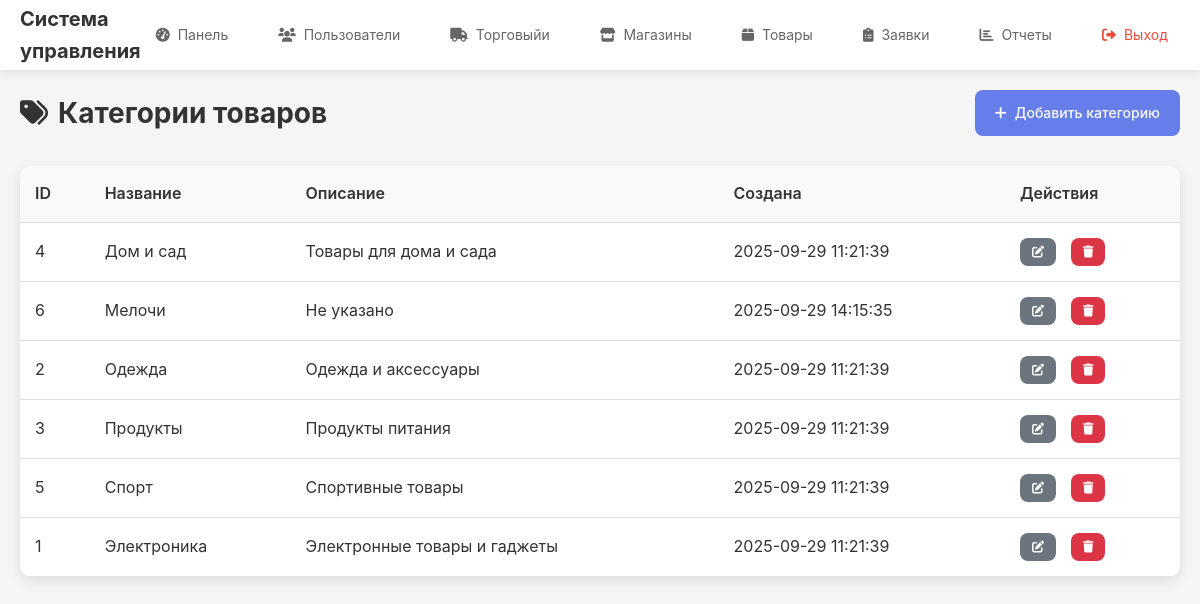
The app's page /admin/categories (signed in) with its own data.
### tables this page shows
CREATE TABLE categories (
            id INTEGER PRIMARY KEY AUTOINCREMENT,
            name TEXT NOT NULL,
            description TEXT,
            created_at TIMESTAMP DEFAULT CURRENT_TIMESTAMP,
            updated_at TIMESTAMP DEFAULT CURRENT_TIMESTAMP
        );

### app/routes/admin.py (the view)
@admin_bp.route('/categories')
@login_required
@admin_required
def categories():
    categories = Category.get_all()
    return render_template('admin/categories.html', categories=categories)

### app/models.py (called while the page is built)
def get_db() -> sqlite3.Connection:
    if 'db' not in g:
        database_path = current_app.config.get('DATABASE', 'app.db')
        g.db = sqlite3.connect(database_path)
        g.db.row_factory = sqlite3.Row
    return g.db

    @staticmethod
    def get_by_id(user_id: int) -> Optional['User']:
        db = get_db()
        user = db.execute(
            'SELECT * FROM users WHERE id = ?', (user_id,)
        ).fetchone()
        if user:
            return User(
                id=user['id'],
                email=user['email'],
                password=user['password'],
                role=user['role'],
                created_at=user['created_at'],
                updated_at=user['updated_at']
            )
        return None

    @staticmethod
    def get_all():
        db = get_db()
        categories = db.execute(
            'SELECT * FROM categories ORDER BY name'
        ).fetchall()
        return [Category(
            id=cat['id'],
            name=cat['name'],
            description=cat['description'],
            created_at=cat['created_at'],
            updated_at=cat['updated_at']
        ) for cat in categories]

### app/routes/admin.py (called while the page is built)
def admin_required(f: Any) -> Any:
    @wraps(f)
    def decorated_function(*args: Any, **kwargs: Any) -> Any:
        if not current_user.is_authenticated or current_user.role != 'admin':
            flash('Доступ запрещен', 'error')
            return redirect(url_for('auth.login'))
        return f(*args, **kwargs)
    return decorated_function

### app/templates/admin/categories.html (shortened to what this page needs)
{% extends "base.html" %}
{% block content %}
<div class="content-header">
    <h1><i class="fas fa-tags"></i> Категории товаров</h1>
    <a href="{{ url_for('admin.add_category') }}" class="btn btn-primary">
        <i class="fas fa-plus"></i> Добавить категорию
    </a>
</div>
<div class="data-table-container">
    <table class="data-table">
        <thead>
            <tr>
                <th>ID</th>
                <th>Название</th>
                <th>Описание</th>
                <th>Создана</th>
                <th>Действия</th>
            </tr>
        </thead>
        <tbody>
            {% for category in categories %}
            <tr>
                <td>{{ category.id }}</td>
                <td>{{ category.name }}</td>
                <td>{{ category.description or 'Не указано' }}</td>
                <td>{{ category.created_at }}</td>
                <td>
                    <div class="action-buttons">
                        <button class="btn btn-sm btn-secondary" onclick="editCategory({{ category.id }})">
                            <i class="fas fa-edit"></i>
                        </button>
                        <button class="btn btn-sm btn-danger" onclick="deleteCategory({{ category.id }})">
                            <i class="fas fa-trash"></i>
                        </button>
                    </div>
                </td>
            </tr>
            {% endfor %}
        </tbody>
    </table>
</div>
{% endblock %}

### app/static/css/style.css (style rules this page uses)
* { margin: 0; padding: 0; box-sizing: border-box; }
body { font-family: -apple-system, BlinkMacSystemFont, 'Segoe UI', Roboto, sans-serif; line-height: 1.6; color: #333; background-color: #f5f5f5; }
.content-header { display: flex; justify-content: space-between; align-items: center; margin-bottom: 30px; flex-wrap: wrap; gap: 15px; }
.content-header h1 { color: #333; font-size: 28px; display: flex; align-items: center; gap: 10px; }
.action-buttons { display: flex; gap: 15px; flex-wrap: wrap; }
.btn { display: inline-flex; align-items: center; gap: 8px; padding: 12px 20px; border: none; border-radius: 8px; text-decoration: none; font-size: 14px; font-weight: 500; cursor: pointer; transition: all 0.3s ease; text-align: center; }
.btn-primary { background-color: #667eea; color: white; }
.btn-secondary { background-color: #6c757d; color: white; }
.btn-danger { background-color: #dc3545; color: white; }
.btn-sm { padding: 8px 12px; font-size: 12px; }
.data-table-container { background: white; border-radius: 12px; overflow: hidden; box-shadow: 0 4px 12px rgba(0, 0, 0, 0.1); }
.data-table { width: 100%; border-collapse: collapse; }
.data-table th, .data-table td { padding: 15px; text-align: left; border-bottom: 1px solid #e1e1e1; }
.data-table th { background-color: #f8f9fa; font-weight: 600; color: #333; }

### records on screen
categories: id "4", name "Дом и сад", description "Товары для дома и сада", created_at "2025-09-29 11:21:39"
categories: id "6", name "Мелочи", description "Не указано", created_at "2025-09-29 14:15:35"
categories: id "2", name "Одежда", description "Одежда и аксессуары", created_at "2025-09-29 11:21:39"
categories: id "3", name "Продукты", description "Продукты питания", created_at "2025-09-29 11:21:39"
categories: id "5", name "Спорт", description "Спортивные товары", created_at "2025-09-29 11:21:39"
categories: id "1", name "Электроника", description "Электронные товары и гаджеты", created_at "2025-09-29 11:21:39"
